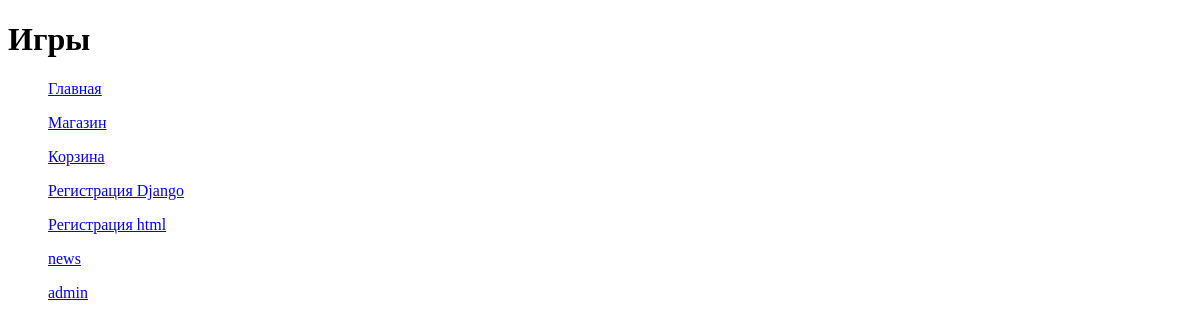
Page /second/ on the earlier database version.
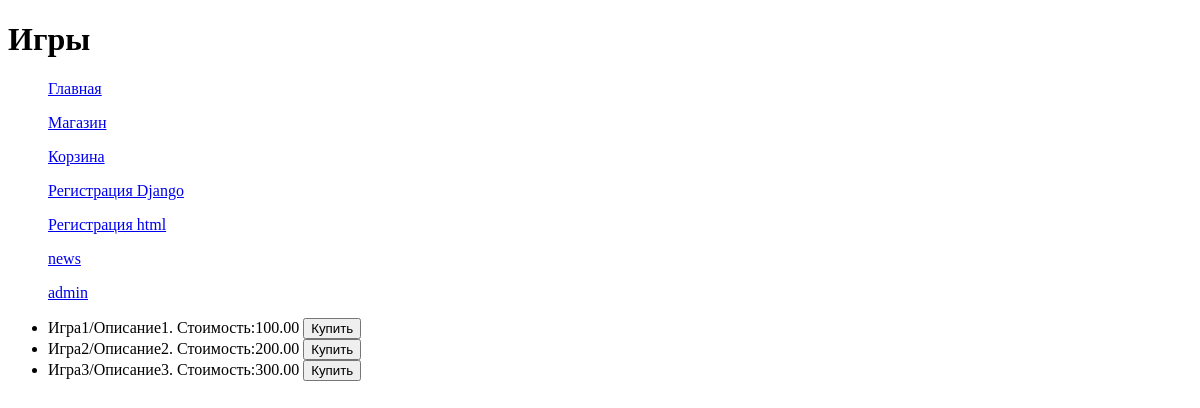
Same page on the later database version.
### task1/models.py (models this page shows, shortened)
class Game(models.Model):
    title = models.CharField(max_length=50)
    cost = models.DecimalField(decimal_places=2, max_digits=6)
    size = models.DecimalField(decimal_places=0, max_digits=8)
    description = models.TextField()
    age_limited = models.BooleanField(default=False)
    buyer = models.ManyToManyField(Buyer, related_name='Buyers')
    DecimalField = models.DecimalField(decimal_places=2, max_digits=6, default=0)
    BooleanField = models.BooleanField(default=False)

### task1/views.py (the view)
# urls.py: path('second/', second_index),
def second_index(request):
    games = Game.objects.all()
    context = {'games': games,}
    return render(request, 'fourth_task/second_page.html', context)

### templates/fourth_task/second_page.html
{% extends "fourth_task/menu.html" %}
{% block pagename %}Игры{% endblock %}
{% block content %}
    <ul>
        {% for l in games %}
            <li>{{l.title}}/{{l.description}}. Стоимость:{{l.cost}}  <button>Купить</button></li>
        {% endfor %}
    </ul>
{% endblock %}

### templates/fourth_task/menu.html (shortened to what this page needs)
<!DOCTYPE html>
<html lang="en">
<head>
    <h1><pagename>{% block pagename %}Menu{% endblock %}</pagename></h1>
</head>
<menu>
    {% block menu %}
        <p><a href="/">Главная</a></p>
        <p><a href="/second/">Магазин</a></p>
        <p><a href="/third/">Корзина</a></p>
        <p><a href="/sign_up_by_django/">Регистрация Django</a></p>
        <p><a href="/sign_up_by_html/">Регистрация html</a></p>
        <p><a href="/news/">news</a></p>
        <p><a href="/admin">admin</a></p>
    {% endblock %}
</menu>
<content>
    {% block content %}
    {% endblock %}
</content>
<body>
</body>
</html>

Differences in the rows shown:
added Game: title "Игра1", description "Описание1", cost "100.00"
added Game: title "Игра2", description "Описание2", cost "200.00"
added Game: title "Игра3", description "Описание3", cost "300.00"
